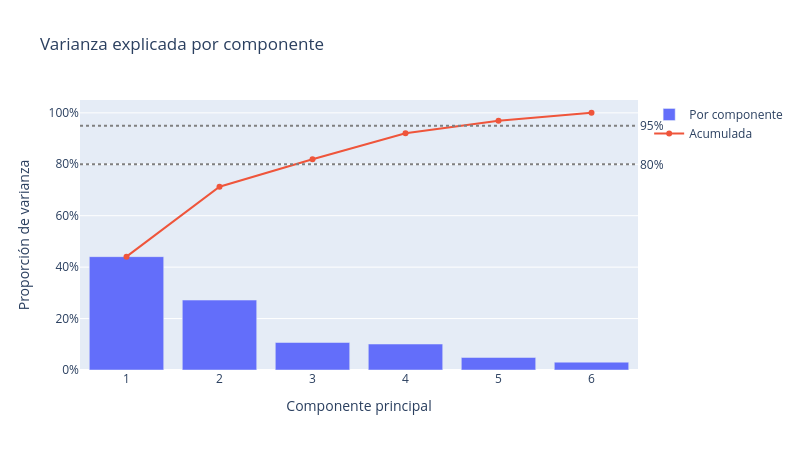

Notebook code cell kept with this figure:
### Markdown cell above
---
# 3️⃣ PCA: de 6 categorías a 2 ejes con significado (25 min)

Vimos que varias categorías se mueven juntas. PCA busca las direcciones que concentran la mayor varianza; si dos o tres ejes resumen casi todo, podemos **agrupar y graficar** en ese espacio reducido. Primero ajustamos PCA con **todos** los componentes para decidir cuántos quedarnos.

### Code cell
from sklearn.decomposition import PCA

# 1. pca_log = PCA() y ajústalo con pca_log.fit(X_log)
# 2. Imprime pca_log.explained_variance_ratio_ y su acumulada con np.cumsum(...)
# 3. Grafica con plot_varianza_explicada(pca_log)
# ✍️ Tu código aquí
from sklearn.decomposition import PCA

pca_log = PCA().fit(X_log)

print('Varianza explicada:', pca_log.explained_variance_ratio_.round(4))
print('Varianza acumulada:', np.cumsum(pca_log.explained_variance_ratio_).round(4))

plot_varianza_explicada(pca_log)

### Figure 1 — Plotly figure (JSON) as saved in the notebook; plotly's stock layout.template omitted (floating-point values rounded to 4 significant figures)
{"data": [{"name": "Por componente", "type": "bar", "x": [1, 2, 3, 4, 5, 6], "y": [0.4408, 0.2719, 0.107, 0.101, 0.04876, 0.03049]}, {"mode": "lines+markers", "name": "Acumulada", "type": "scatter", "x": [1, 2, 3, 4, 5, 6], "y": [0.4408, 0.7127, 0.8197, 0.9207, 0.9695, 1.0]}], "layout": {"annotations": [{"showarrow": false, "text": "80%", "x": 1, "xanchor": "left", "xref": "x domain", "y": 0.8, "yanchor": "middle", "yref": "y"}, {"showarrow": false, "text": "95%", "x": 1, "xanchor": "left", "xref": "x domain", "y": 0.95, "yanchor": "middle", "yref": "y"}], "height": 450, "shapes": [{"line": {"color": "gray", "dash": "dot"}, "type": "line", "x0": 0, "x1": 1, "xref": "x domain", "y0": 0.8, "y1": 0.8, "yref": "y"}, {"line": {"color": "gray", "dash": "dot"}, "type": "line", "x0": 0, "x1": 1, "xref": "x domain", "y0": 0.95, "y1": 0.95, "yref": "y"}], "title": {"text": "Varianza explicada por componente"}, "width": 800, "xaxis": {"dtick": 1, "title": {"text": "Componente principal"}}, "yaxis": {"range": [0, 1.05], "tickformat": ".0%", "title": {"text": "Proporción de varianza"}}}}
